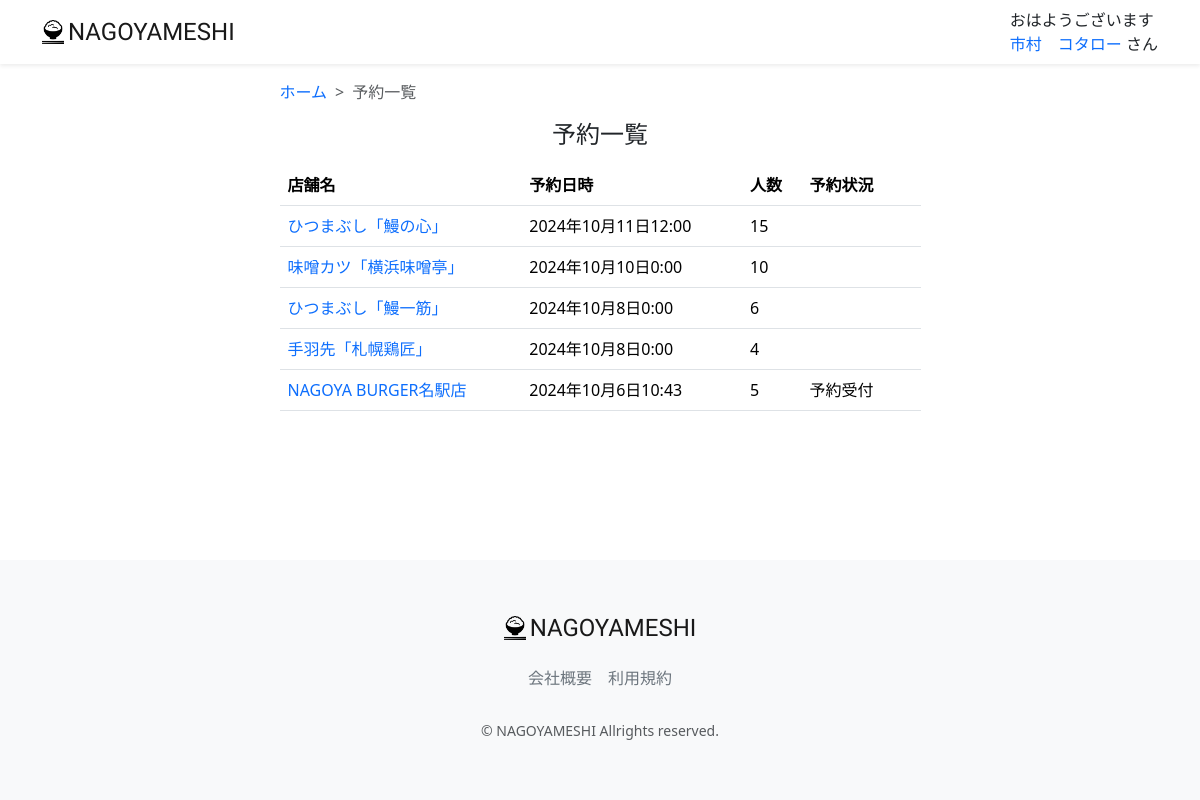
The page /reservation-list/ (signed in) on the database as committed earlier.
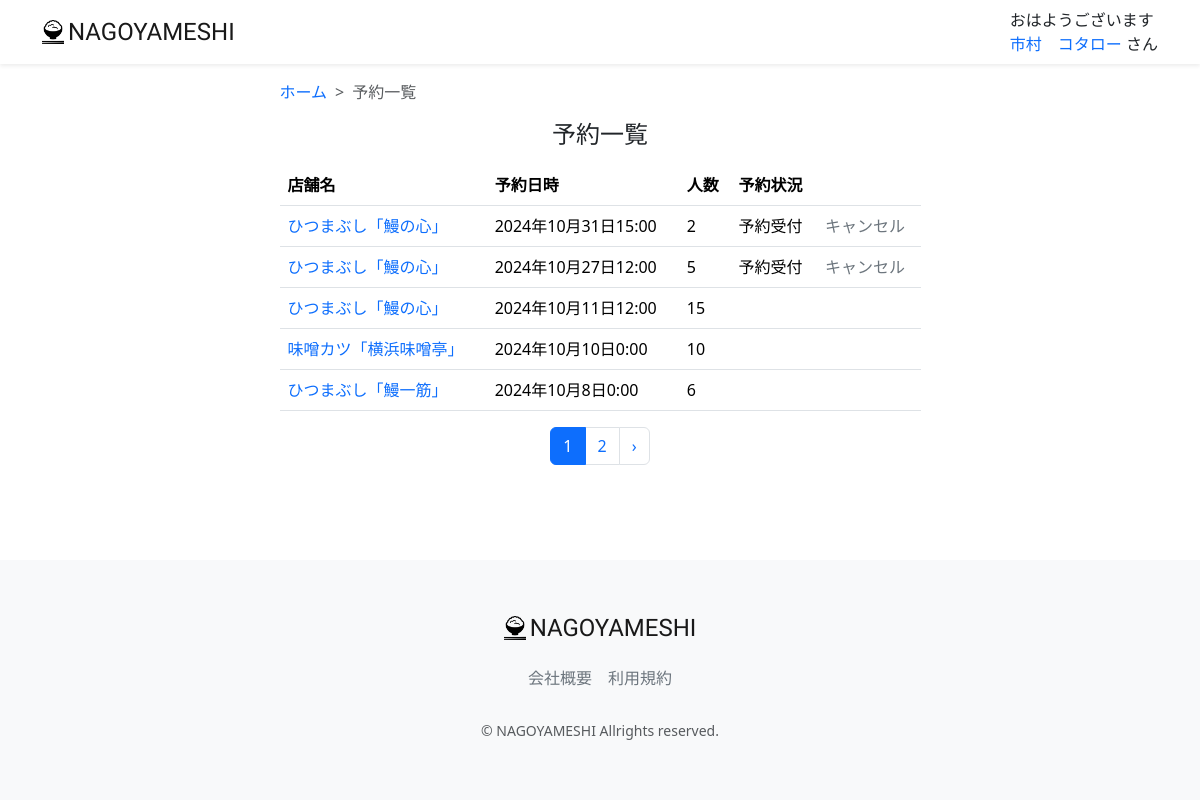
The same page on the database as committed later.
### restaurant/models.py (models this page shows, shortened)
class Reservation(models.Model):
    STATUS_TYPES = (
        ("予約受付","予約受付"),
        ("予約完了","予約完了"),
        ("予約取消","予約取消"),
    )
    restaurant = models.ForeignKey(Restaurant, verbose_name="店名", on_delete=models.PROTECT)
    user = models.ForeignKey(CustomUser, verbose_name="会員氏名", on_delete=models.PROTECT)
    reservation_date = models.DateTimeField("予約日", auto_now_add=False, blank=True, null=True)
    reservation_time = models.TimeField("時刻", auto_now_add=False, default='18:00', blank=True, null=True)
    number_of_people = models.PositiveIntegerField("人数", blank=True, null=True)
    status = models.CharField("予約ステータス", max_length=50, choices=STATUS_TYPES, blank=True)
    created_at = models.DateTimeField("登録日", auto_now_add=True)
    updated_at = models.DateTimeField("更新日", auto_now=True)
    deleted_at = models.DateTimeField("削除日", auto_now=True)
    class Meta:
        verbose_name_plural = "Reservation"
        constraints = [
            models.UniqueConstraint(fields=['restaurant', 'user', 'reservation_date'], name='unique_reservation')
        ]

class Restaurant(models.Model):
    name = models.CharField("店名",max_length=200, blank=False, null=False)
    description = models.CharField(verbose_name='説明', max_length=200, blank=True, null=True)
    postal_code_regex = RegexValidator(regex=r'^[0-9]+$', message = ("Postal Code must be entered in the format: '1234567'. Up to 7 digits allowed."))
    postal_code = models.CharField(validators=[postal_code_regex], max_length=7, verbose_name='郵便番号', blank=False, null=False)
    address = models.CharField("住所", max_length=200)
    tel_number_regex = RegexValidator(regex=r'^[0-9]+$', message = ("Tel Number must be entered in the format: '09012345678'. Up to 15 digits allowed."))
    tel_number = models.CharField(validators=[tel_number_regex], max_length=15, verbose_name='電話番号', blank=False, null=False)
    e_mail = models.EmailField("E-Mail", blank=True, null=True)
    url = models.URLField("店舗URL", blank=True, null=True)
    price_max = models.PositiveIntegerField("予算上限", blank=True, null=True)
    price_min = models.PositiveIntegerField("予算下限", blank=True, null=True)
    rate = models.FloatField(verbose_name="レート", default=0.0)
    min_varidator = MinValueValidator(0)
    max_varidator = MaxValueValidator(1000)
    seats_number = models.IntegerField("席数", blank=True, null=True, validators=[min_varidator, max_varidator])
    close_day_of_week = models.CharField("定休日", max_length=50, blank=True, null=True)
    category = models.ForeignKey(Category, on_delete=models.DO_NOTHING, blank=True, null=True)
    photo = models.ImageField(verbose_name='写真', blank=True, null=True)
    created_at = models.DateTimeField("登録日", auto_now_add=True)
    updated_at = models.DateTimeField("更新日", auto_now_add=True)
    deleted_at = models.DateTimeField("削除日", auto_now_add=True)
    class Meta:
        verbose_name_plural = "Restaurant"
        constraints = [
            models.UniqueConstraint(fields=['name', 'postal_code'], name='unique_restaurant')
        ]

### restaurant/views.py (the view)
# urls.py: path("reservation-list/", views.ReservationListView.as_view(), name="reservation_list"),
class ReservationListView(generic.ListView):
    model = models.Reservation
    template_name = 'reservation/reservation_list.html'
    paginate_by = 5
    def get_queryset(self):
        queryset =models.Reservation.objects.filter(user_id=self.request.user.id).order_by('-reservation_date')
        print('🤩🤩🤩🤩')
        for rest in queryset:
            print(f'restaurant:{rest.restaurant.name} reservation:{rest.reservation_date}')
            print(type(rest.reservation_date))
        return queryset
    def get_context_data(self, **kwargs):
        context = super(ReservationListView, self).get_context_data(**kwargs)
        context.update({'today': datetime.today().astimezone(),})
        print('⭐️⭐️⭐️⭐️')
        print(datetime.today().astimezone())
        print(type(datetime.today().astimezone()))
        return context

### restaurant/templatetags/custom_tag.py (called while the page is built)
@register.filter
def honor(val):
    return 'さん'

@register.filter
def greet(val):
    greeting = 'ようこそ'
    now = datetime.datetime.now()
    if now.hour <= 8:
        greeting = 'おはようございます'
    elif now.hour <= 18:
        greeting = 'こんにちは'
    else:
        greeting = 'こんばんは'
    return f'{greeting}'

### restaurant/templates/reservation/reservation_list.html (shortened to what this page needs)
{% extends "layout/base.html" %}
{% load static %}
{% block content %}
<main>
    <div class="container nagoyameshi-container pb-5">
        <div class="row justify-content-center">
            <div class="col-xxl-6 col-xl-7 col-lg-8 col-md-10">
                <nav class="my-3" style="--bs-breadcrumb-divider: '>';" aria-label="breadcrumb">
                    <ol class="breadcrumb mb-0">
                        <li class="breadcrumb-item">
                            <a href="{% url 'top_page' %}">ホーム</a>
                        </li>
                        <li class="breadcrumb-item active" aria-current="page">予約一覧</li>
                    </ol>
                </nav>
                <h1 class="mb-3 text-center">予約一覧</h1>
                <table class="table">
                    <thead>
                        <tr>
                            <th scope="col">店舗名</th>
                            <th scope="col">予約日時</th>
                            <th scope="col">人数</th>
                            <th scope="col">予約状況</th>
                            <th scope="col"></th>
                        </tr>
                    </thead>
                    <tbody>
                        {% for reserve in object_list %}
                                <tr>
                                    <td>
                                        <a href="{% url 'restaurant_detail' reserve.restaurant.id %}">
                                            {{ reserve.restaurant.name }}
                                        </a>
                                    </td>
                                    <td>{{ reserve.reservation_date }} </td>
                                    <td>{{ reserve.number_of_people }}</td>
                                    <td>{{ reserve.status}}</td>
                                    <td>
                                        {% if reserve.reservation_date > today %}
                                            <a href="#" class="link-secondary" data-bs-toggle="modal" data-bs-target="#cancelReservationModal" data-reservation-id="{{ reserve.id}}" data-restaurant-name=" {{reserve.restaurant.name }}">
                                                キャンセル
                                            </a>
                                        {% endif %}
                                    </td>
                                </tr>
                        {% endfor %}
                    </tbody>
                </table>
                {% if is_paginated %}
                    <div class="d-flex justify-content-center">
                        <nav>
                            <ul class="pagination">
                                {% for page_num in page_obj.paginator.page_range %}
                                    {% if page_obj.number == page_num %}
                                        <li class="page-item active" aria-current="page">
                                            <span class="page-link">
                                                {{page_num }}
                                            </span>
                                        </li>
                                    {% else %}
                                        <li class="page-item">
                                            <a class="page-link" href="?page={{ page_num }}">{{ page_num }}</a>
                                        </li>
                                    {% endif %}
                                {% endfor %}
                                {% if page_obj.has_next %}
                                    <li class="page-item">
                                        <a class="page-link" href="?page={{page_obj.next_page_number }}" rel="next" aria-label="次 &raquo;">
                                            &rsaquo;
                                        </a>
                                    </li>
                                {% endif %}
                            </ul>
                        </nav>
                    </div>
                {% endif %}
            </div>
        </div>
    </div>
</main>
{% endblock %}

Rows that differ between the two databases and show on the page:
no longer on this page (row unchanged): Reservation: restaurant.name "手羽先「札幌鶏匠」", reservation_date "2024年10月8日0:00", number_of_people "4"
no longer on this page (row edited): Reservation: restaurant.name "NAGOYA BURGER名駅店", reservation_date "2024年10月6日10:43", number_of_people "5", status "予約受付"
added Reservation: restaurant.name "ひつまぶし「鰻の心」", reservation_date "2024年10月31日15:00", number_of_people "2", status "予約受付"
added Reservation: restaurant.name "ひつまぶし「鰻の心」", reservation_date "2024年10月27日12:00", number_of_people "5", status "予約受付"
Other text that changed with them:
new list line: "1"
new list line: "2"
